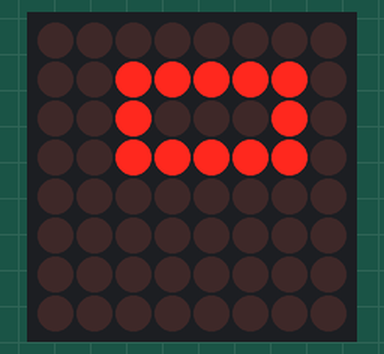
This sketch was run on a simulated Arduino Uno, built with avr-gcc and run on an emulated ATmega328P. Parts: 8×8 LED matrix.

Above: at 0.12 s.
At 0.63 s:
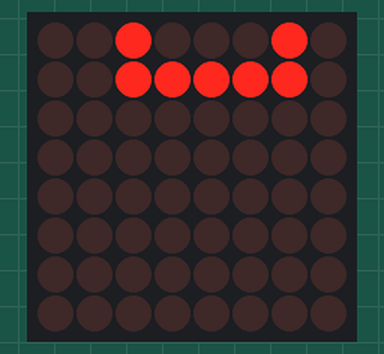
At 1.13 s:
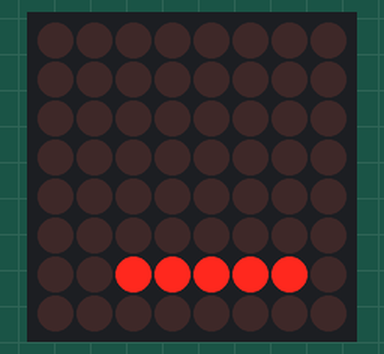
At 2.39 s:
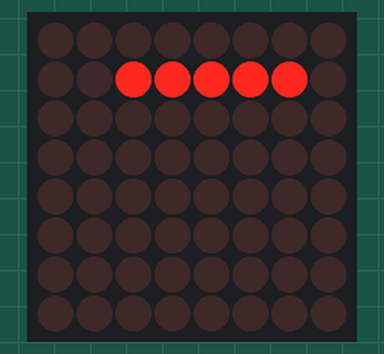
At 3.4 s:
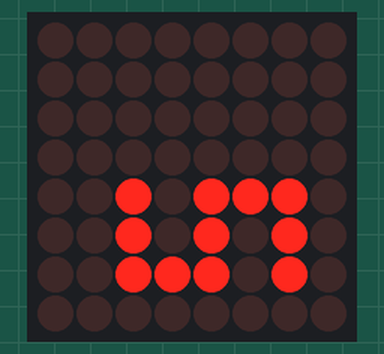
At 4.66 s:
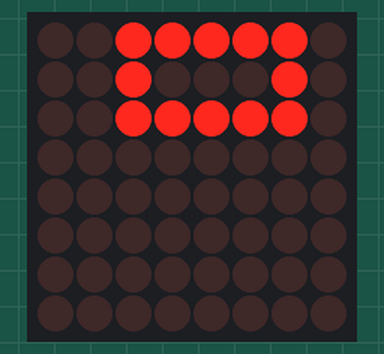

The sketch:

Matrix_arrays_bytes_finished_012.ino
```cpp
#include "LedControl.h"
LedControl lc=LedControl(12,10,11,1);
void setup() {
  lc.shutdown(0,false);
  lc.setIntensity(0,8);
  lc.clearDisplay(0);
}
int length = 24, j = 0; //new
byte rows[24] = {
B00000000, B00111110, B00100010,B00111110, B00000000, B00000000,B00000000, B00000000,
B00000000, B00000000, B00111110,B00000000, B00000000, B00000000,B00000000, B00000000,
B00000000, B00101110, B00101010,B00111010, B00000000, B00000000,B00000000, B00000000
};
void loop(){
lc.clearDisplay(0); //new
for(int i=0; i<8; i++) lc.setRow(0,i,rows[i+j]); //changed
delay(250); //new
j = j + 1; //new
if(j>length-8) j=0; //new
}
```

Measured:
- by itself, everything shown: repeats every 4.3 s, in 17 steps
